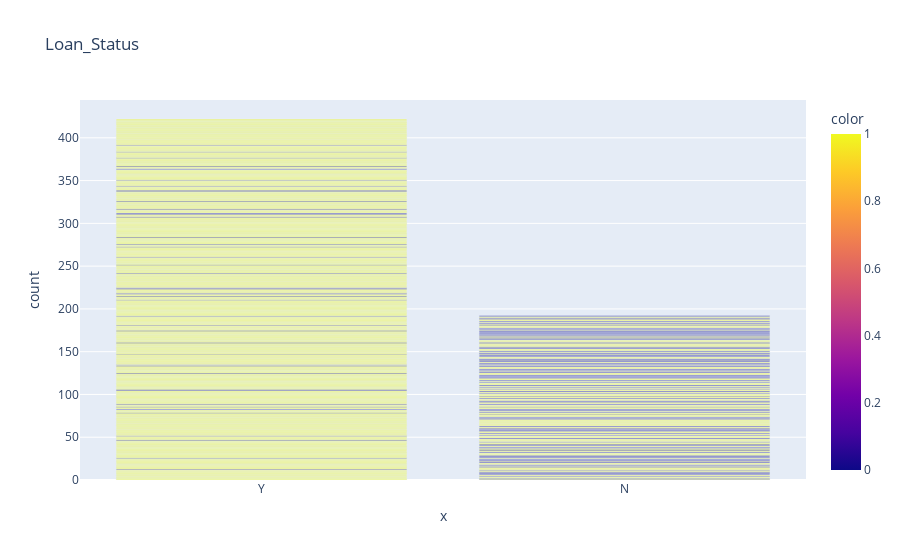

Notebook code cell kept with this figure:
### Code cell
fig = px.bar(x=df.Loan_Status, color=df.Credit_History, title='Loan_Status')
fig.show()

### Figure 1 — Plotly figure (JSON) as saved in the notebook; plotly's stock layout.template omitted (floating-point values rounded to 4 significant figures; data arrays with more than 128 entries replaced by an {"elided": "..."} marker saying what was removed)
{"data": [{"alignmentgroup": "True", "hovertemplate": "x=%{x}<br>count=%{y}<br>color=%{marker.color}<extra></extra>", "legendgroup": "", "marker": {"color": {"elided": "614 int values"}, "coloraxis": "coloraxis", "pattern": {"shape": ""}}, "name": "", "offsetgroup": "", "orientation": "v", "showlegend": false, "textposition": "auto", "type": "bar", "x": {"elided": "614 str values"}, "xaxis": "x", "y": {"elided": "614 int values"}, "yaxis": "y"}], "layout": {"barmode": "relative", "coloraxis": {"colorbar": {"title": {"text": "color"}}, "colorscale": [[0, "#0d0887"], [0.1111, "#46039f"], [0.2222, "#7201a8"], [0.3333, "#9c179e"], [0.4444, "#bd3786"], [0.5556, "#d8576b"], [0.6667, "#ed7953"], [0.7778, "#fb9f3a"], [0.8889, "#fdca26"], [1, "#f0f921"]]}, "legend": {"tracegroupgap": 0}, "title": {"text": "Loan_Status"}, "xaxis": {"anchor": "y", "domain": [0, 1], "title": {"text": "x"}}, "yaxis": {"anchor": "x", "domain": [0, 1], "title": {"text": "count"}}}}
